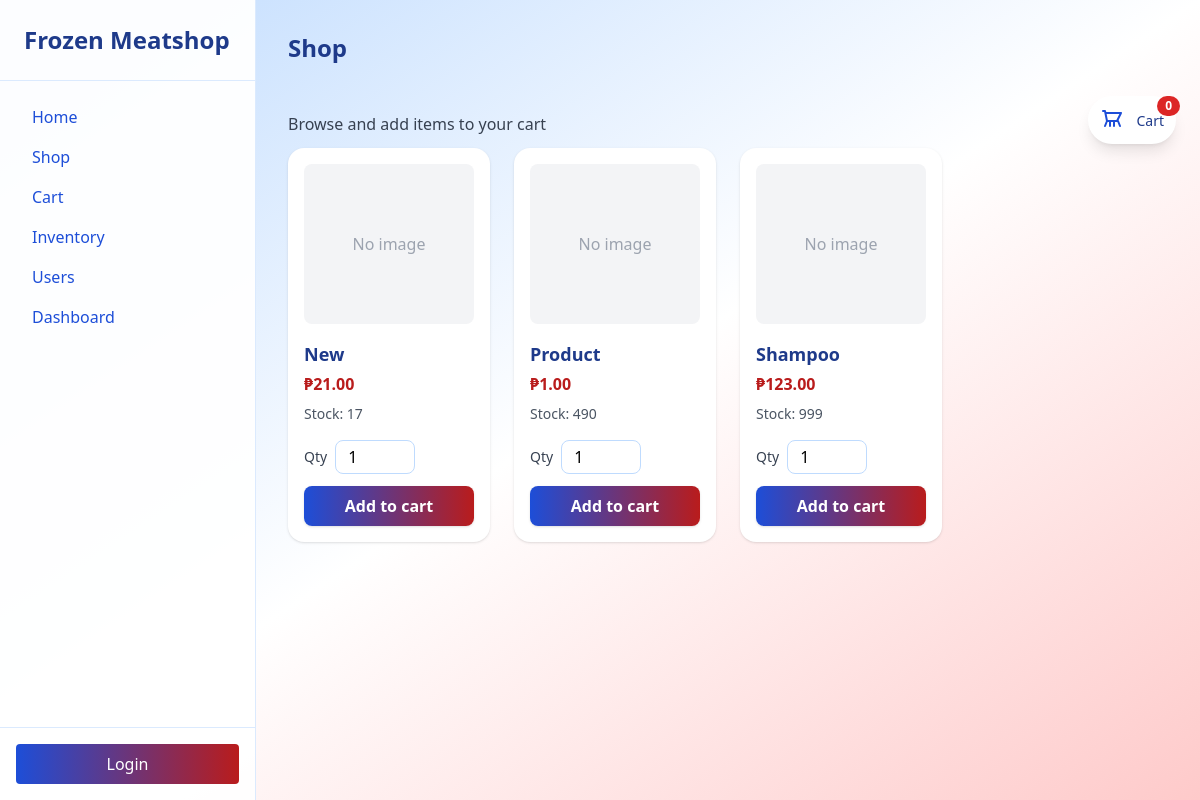
The page /shop on the database as committed earlier.
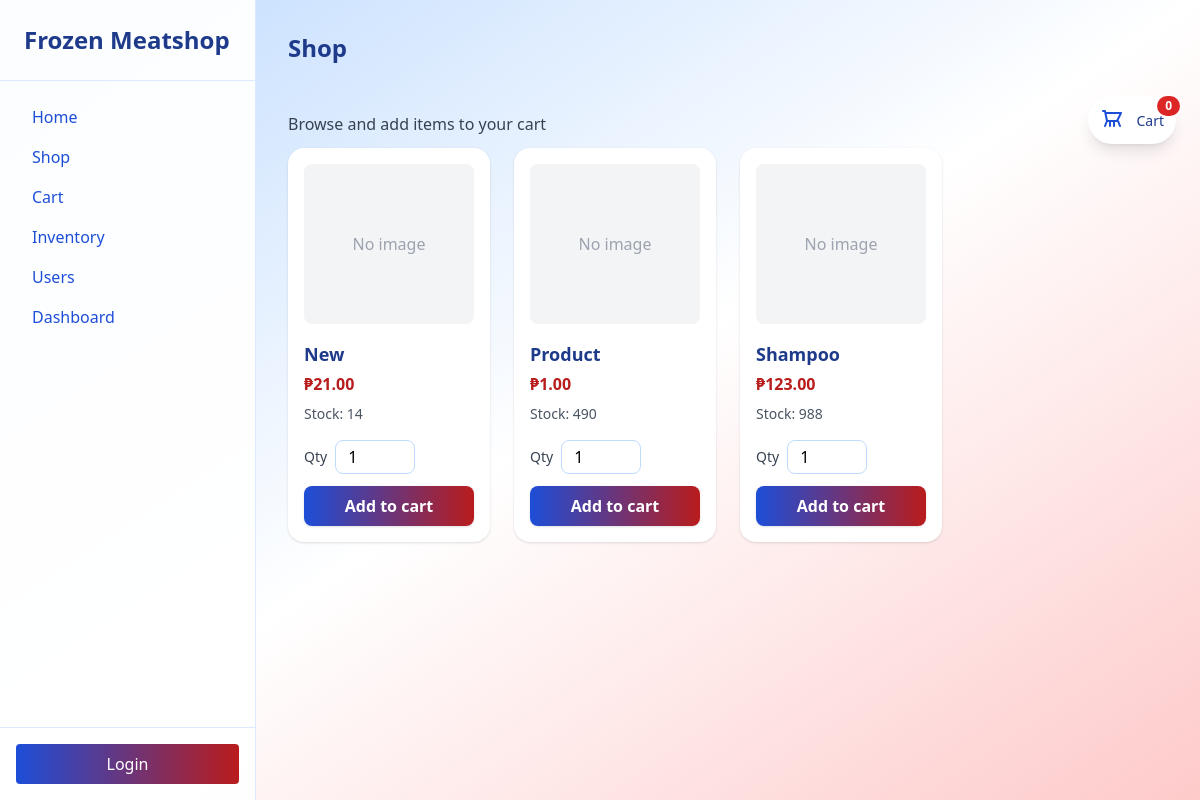
The same page on the database as committed later.
### tables this page shows
CREATE TABLE products (product_id INTEGER PRIMARY KEY AUTOINCREMENT, product_name TEXT NOT NULL, price REAL NOT NULL, stock INTEGER DEFAULT 0, created_at DATETIME DEFAULT CURRENT_TIMESTAMP, product_picture_path TEXT);

### src/Views.php (called while the page is built, shortened)
<?php
class Views
{
    public static function render(string $viewFileName, array $data = []): void
    {
        extract($data);
        $cwd = getcwd();
        include $cwd . "/src/views/{$viewFileName}";
        return;
    }
}

### src/controllers/ProductController.php (called while the page is built, shortened)
<?php
class ProductController
{
    public function index()
    {
        $productModel = new Product();
        $products = $productModel->getAll();
        $formatter = new NumberFormatter('en_PH', NumberFormatter::CURRENCY);
        $products = array_map(function ($product) use ($formatter) {
            $formattedPrice = $formatter->formatCurrency($product['price'], 'PHP');
            return array_merge($product, ['price' => $formattedPrice, 'product_name' => ucfirst($product['product_name'])]);
        }, $products);
        $products = array_filter($products, function ($product) {
            return $product['stock'] > 0;
        });
        Views::render('shop.php', ['products' => $products]);
    }
}

### index.php (called while the page is built, shortened)
<?php
$router = new router();
$router->get('/login', [auth_controller::class, 'showLoginForm']);
$router->get('/signup', [auth_controller::class, 'signup']);
$router->get('/dashboard', [DashboardController::class, 'index']);
$router->get('/inventory', [DashboardController::class, 'inventory']);
$router->get('/add-user', [UserController::class, 'show']);
$router->get('/', [LandingController::class, 'index']);
$router->get('/error', [LandingController::class, 'error']);
$router->get('/users', [UserController::class, 'index']);
$router->get('/users/delete', [UserController::class, 'indexDestroy']);
$router->get('/users/edit', [UserController::class, 'indexEdit']);
$router->get('/shop', [ProductController::class, 'index']);
$router->get('/cart', [CartController::class, 'index']);
$router->get('/sales', [DashboardController::class, 'sales']);
$router->get('/sales/data', [ProductController::class, 'sales']);
$router->post('/cart/checkout', [CartController::class, 'checkout']);
$router->post('/cart/remove', [CartController::class, 'removeCartItem']);
$router->post('/cart/add', [ProductController::class, 'addCart']);
$router->post('/delete/user', [UserController::class, 'destroy']);
$router->post('/edit/user', [UserController::class, 'update']);
$router->post('/signin', [auth_controller::class, 'signin']);
$router->post('/signup', [auth_controller::class, 'register']);
$router->post('/add-product', [ProductController::class, 'store']);
$router->post('/edit-product', [ProductController::class, 'update']);
$router->post('/delete-product', [ProductController::class, 'destroy']);
$router->post('/add-user', [UserController::class, 'store']);
$router->post('/logout', [auth_controller::class, 'logout']);
$router->dispatch();

### src/models/db.php (called while the page is built, shortened)
<?php
class DB
{
    private $database;
    public function __construct($dbFile = "./../../database/database.db")
    {
        try {
            $cwd = getcwd();
            $dbFile = $cwd . '/database/database.db';
            $this->database = new \PDO("sqlite:" . $dbFile);
            $this->database->setAttribute(PDO::ATTR_ERRMODE, PDO::ERRMODE_EXCEPTION);
        } catch (Exception $e) {
            die("Database connection failed: " .  $e->getMessage());
        }
    }
    public function getConnection(): PDO
    {
        return $this->database;
    }
}

### src/models/Product.php (called while the page is built, shortened)
<?php
class Product
{
    public $table = 'products';
    private $dbConnection;
    public function __construct()
    {
        $this->dbConnection = (new DB())->getConnection();
    }
    public function getAll()
    {
        $result = $this->dbConnection->query("SELECT * FROM {$this->table}");
        return $result->fetchAll(PDO::FETCH_ASSOC);
    }
}

### src/Session.php (called while the page is built, shortened)
<?php
class Session {
    public static function get(string $key) {
        return $_SESSION[$key] ?? null;
    }
}

### src/views/shop.php (the view, shortened to what this page needs)
<?php
require_once __DIR__ . '/../Session.php';
$cartCount = 0;
?>
    <div class="py-6">
        <div class="mb-3 text-gray-700">Browse and add items to your cart</div>
        <a href="/cart" class="fixed right-6 top-24 z-40 bg-white shadow-lg rounded-full p-3 flex items-center space-x-3 hover:scale-105 transform transition" aria-label="Open cart">
            <svg class="w-6 h-6 text-blue-700" fill="none" stroke="currentColor" stroke-width="2" viewBox="0 0 24 24" aria-hidden="true"><path stroke-linecap="round" stroke-linejoin="round" d="M3 3h2l.4 2M7 13h10l4-8H5.4M7 13L5.4 5M7 13l-2 5m5-5v5m4-5v5m4-5l2 5"/></svg>
            <div class="relative">
                <span class="text-sm font-medium text-blue-900">Cart</span>
                <span class="absolute -top-3 -right-4 inline-flex items-center justify-center px-2 py-1 text-xs font-bold leading-none text-white bg-red-600 rounded-full"><?php echo (int)$cartCount; ?></span>
            </div>
        </a>
        <?php if (!isset($products) || count($products) === 0): ?>
            <div class="w-full py-12">
                <div class="max-w-3xl mx-auto bg-white/80 backdrop-blur-sm rounded-2xl shadow-lg p-10 text-center">
                    <svg class="mx-auto mb-6 w-20 h-20 text-red-600" fill="none" stroke="currentColor" stroke-width="1.5" viewBox="0 0 24 24" aria-hidden="true"><path stroke-linecap="round" stroke-linejoin="round" d="M3 7h18M5 7v10a2 2 0 002 2h10a2 2 0 002-2V7M8 3v4M16 3v4"/></svg>
                    <h2 class="text-2xl font-extrabold text-blue-900 mb-2">No products available</h2>
                    <p class="text-gray-600 mb-6">We're sorry — we don't have any products in the shop right now. Check back later or contact support if you need immediate assistance.</p>
                    <div class="flex items-center justify-center space-x-3">
                        <a href="/shop" class="inline-flex items-center px-4 py-2 bg-gradient-to-r from-blue-700 to-red-700 text-white rounded-lg font-semibold">Refresh</a>
                        <a href="mailto:support@example.com" class="inline-flex items-center px-4 py-2 border border-blue-200 text-blue-700 rounded-lg">Contact Support</a>
                    </div>
                </div>
            </div>
        <?php else: ?>
            <div class="grid grid-cols-1 sm:grid-cols-2 md:grid-cols-3 lg:grid-cols-4 gap-6">
                <?php foreach ($products as $p): ?>
                    <?php if ($p['stock'] > 0):?>
                        <div class="bg-white rounded-2xl shadow p-4 flex flex-col">
                            <div class="h-40 w-full rounded-lg overflow-hidden bg-gray-100 flex items-center justify-center mb-4">
                                <?php if (!is_null($p['product_picture_path'])): ?>
                                    <img src="<?php echo htmlspecialchars($p['product_picture_path']); ?>" alt="<?php echo htmlspecialchars($p['product_name']); ?>" class="h-full object-cover">
                                <?php else: ?>
                                    <div class="text-gray-400">No image</div>
                                <?php endif; ?>
                            </div>
                            <h3 class="text-lg font-semibold text-blue-900 mb-1"><?php echo htmlspecialchars($p['product_name']); ?></h3>
                            <p class="text-red-700 font-bold mb-2"><?php echo htmlspecialchars($p['price']); ?></p>
                            <p class="text-sm text-gray-600 mb-4">Stock: <?php echo htmlspecialchars($p['stock']); ?></p>
                            <form action="/cart/add" method="POST" class="mt-auto">
                                <div class="flex items-center space-x-2 mb-3">
                                    <label class="text-sm text-gray-700">Qty</label>
                                    <input type="number" name="quantity" value="1" min="1" max="<?php echo max(1, (int)$p['stock']); ?>" class="w-20 px-3 py-1 border border-blue-200 rounded-lg focus:outline-none">
                                </div>
                                <button type="submit" class="w-full bg-gradient-to-r from-blue-700 to-red-700 text-white px-4 py-2 rounded-lg font-bold shadow hover:from-blue-900 hover:to-red-800 transition">Add to cart</button>
                            </form>
                        </div>
                    <?php endif; ?>
                <?php endforeach; ?>
            </div>
        <?php endif; ?>
    </div>
<?php
$content = ob_get_clean();
$pageTitle = 'Shop';
require __DIR__ . '/layout.php';

### src/router.php (shortened to what this page needs)
<?php
class router
{
    private array $routes = [];
    public function get(string $path, array $handler)
    {
        $this->routes['GET'][$path] = $handler;
    }
    public function post(string $path, array $handler)
    {
        $this->routes['POST'][$path] = $handler;
    }
    public function dispatch()
    {
        $method = $_SERVER['REQUEST_METHOD'];
        $path = parse_url($_SERVER['REQUEST_URI'], PHP_URL_PATH);
        $handler = $this->routes[$method][$path] ?? null;
        if ($handler && is_array($handler) && count($handler) === 2) {
            [$class, $methodName] = $handler;
            if (class_exists($class) && method_exists($class, $methodName)) {
                $controller = new $class();
                $controller->$methodName();
                return;
            }
        }
    }
}

### src/views/layout.php (shortened to what this page needs)
<?php
$currentUser = Session::get('user')['username'] ?? null;
?>
<!DOCTYPE html>
<html lang="en">
<head>
    <script src="https://cdn.tailwindcss.com"></script>
</head>
<body class="min-h-screen bg-gradient-to-br from-blue-200 via-white to-red-200 flex">
    <aside class="w-64 bg-white bg-opacity-95 border-r border-blue-100 hidden md:flex flex-col h-screen sticky top-0 flex-shrink-0">
        <div class="p-6 border-b border-blue-100">
            <h2 class="text-2xl font-bold text-blue-900">Frozen Meatshop</h2>
        </div>
        <nav class="flex-1 p-4">
            <a href="/" class="block px-4 py-2 rounded hover:bg-blue-50 text-blue-700 font-medium">Home</a>
            <a href="/shop" class="block px-4 py-2 rounded hover:bg-blue-50 text-blue-700 font-medium">Shop</a>
            <a href="/cart" class="block px-4 py-2 rounded hover:bg-blue-50 text-blue-700 font-medium">Cart</a>
            <a href="/inventory" class="block px-4 py-2 rounded hover:bg-blue-50 text-blue-700 font-medium">Inventory</a>
            <a href="/users" class="block px-4 py-2 rounded hover:bg-blue-50 text-blue-700 font-medium">Users</a>
            <a href="/dashboard" class="block px-4 py-2 rounded hover:bg-blue-50 text-blue-700 font-medium">Dashboard</a>
        </nav>
        <div class="p-4 border-t border-blue-100">
            <?php if ($currentUser): ?>
                <form action="/logout" method="POST"><button class="w-full text-left text-sm text-red-700 font-bold">Logout</button></form>
            <?php else: ?>
                <a href="/login" class="w-full inline-block text-center bg-gradient-to-r from-blue-700 to-red-700 text-white px-4 py-2 rounded">Login</a>
            <?php endif; ?>
        </div>
    </aside>
    <div class="flex-1 min-h-screen flex flex-col">
    <main class="p-8 flex-1 overflow-auto">
            <?php if (!empty($pageTitle)): ?>
                <div class="mb-6 flex items-center justify-between">
                    <h1 class="text-2xl font-extrabold text-blue-900"><?php echo htmlspecialchars($pageTitle); ?></h1>
                </div>
            <?php endif; ?>
            <div class="max-w-7xl mx-auto">
                <?php echo $content ?? ''; ?>
            </div>
        </main>
</body>
</html>

### src/views/layout.php (style rules this page uses)
body { background:linear-gradient(135deg,#e3f2fd 0%,#b3e5fc 60%,#b71c1c 100%); }

Rows that differ between the two databases and show on the page:
changed products "New": stock "17" → "14"
changed products "Shampoo": stock "999" → "988"
